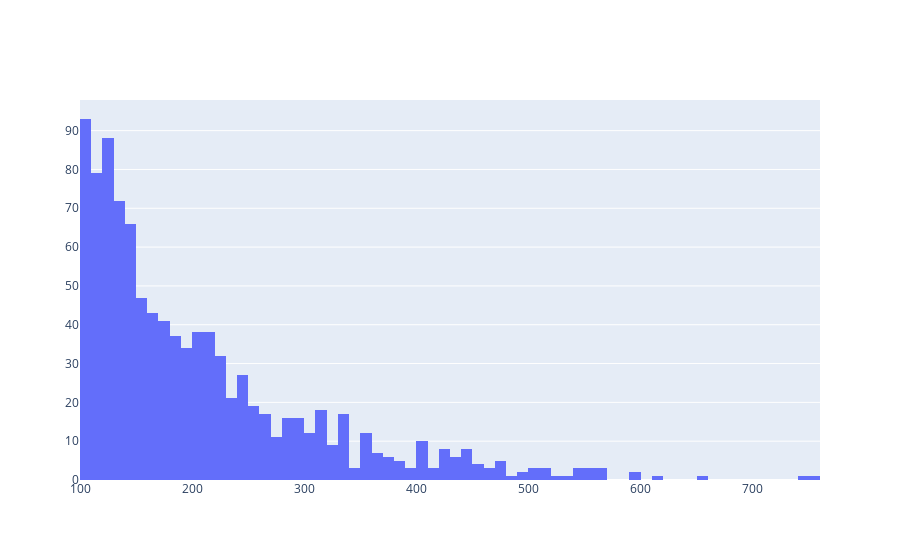

This figure's notebook cell:
### Code cell
%%time
x = sps.expon.rvs(loc=100, scale=100, size=1000)
go.Figure([go.Histogram(x=x, nbinsx=100)])

### Figure 1 — Plotly figure (JSON) as saved in the notebook; plotly's stock layout.template omitted (floating-point values rounded to 4 significant figures; data arrays with more than 128 entries replaced by an {"elided": "..."} marker saying what was removed)
{"data": [{"nbinsx": 100, "type": "histogram", "x": {"elided": "1000 float values"}}], "layout": {}}
